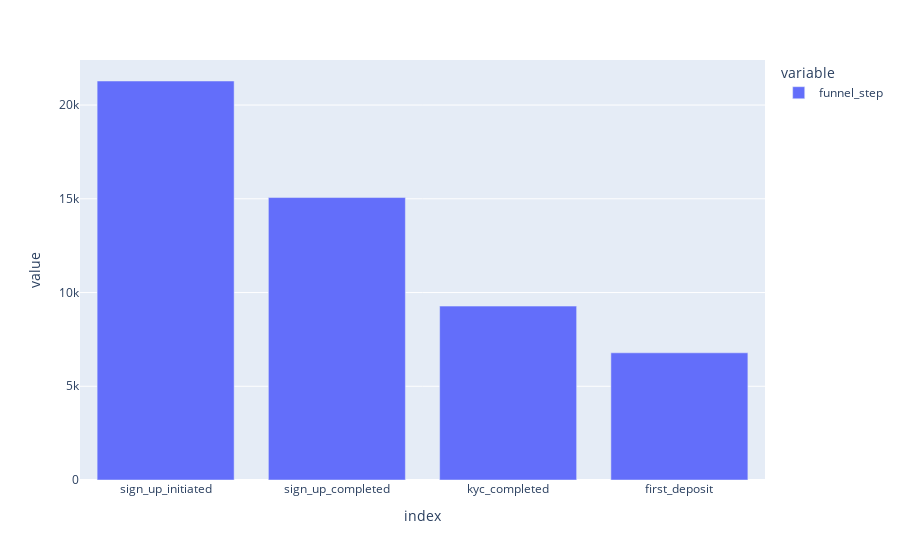

Notebook code cell kept with this figure:
### Code cell
px.bar(funnel_steps_count)

### Figure 1 — Plotly figure (JSON) as saved in the notebook; plotly's stock layout.template omitted (floating-point values rounded to 4 significant figures)
{"data": [{"alignmentgroup": "True", "hovertemplate": "variable=funnel_step<br>index=%{x}<br>value=%{y}<extra></extra>", "legendgroup": "funnel_step", "marker": {"color": "#636efa"}, "name": "funnel_step", "offsetgroup": "funnel_step", "orientation": "v", "showlegend": true, "textposition": "auto", "type": "bar", "x": ["sign_up_initiated", "sign_up_completed", "kyc_completed", "first_deposit"], "xaxis": "x", "y": [21284, 15067, 9276, 6785], "yaxis": "y"}], "layout": {"barmode": "relative", "legend": {"title": {"text": "variable"}, "tracegroupgap": 0}, "margin": {"t": 60}, "xaxis": {"anchor": "y", "domain": [0, 1], "title": {"text": "index"}}, "yaxis": {"anchor": "x", "domain": [0, 1], "title": {"text": "value"}}}}
